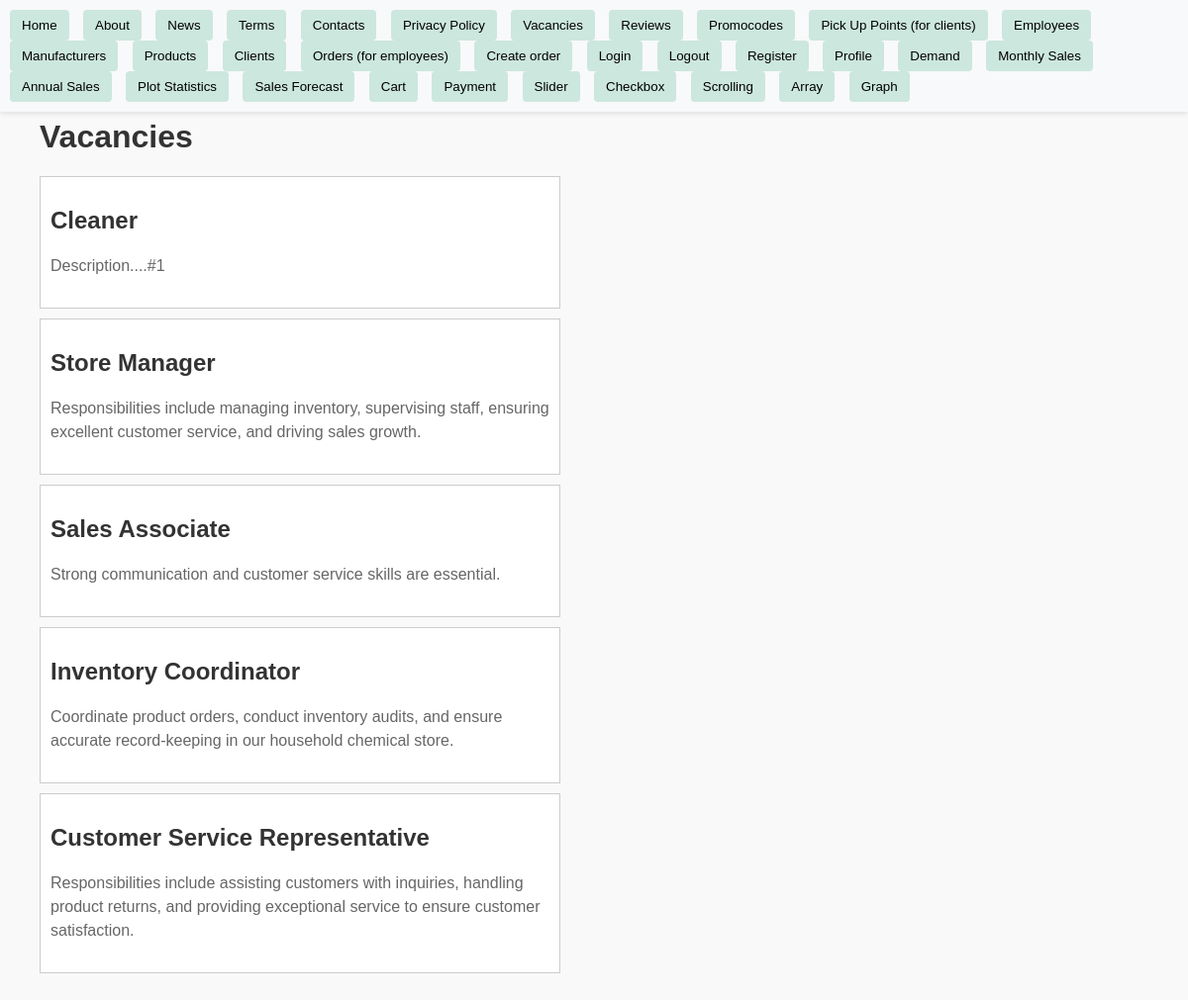
Page /vacancies/ on the committed database.
### store/models.py (models this page shows, shortened)
class Vacancy(models.Model):
    title = models.CharField(max_length=100)
    description = models.TextField()

### store/views/pages_views.py (the view)
# urls.py: path("vacancies/", vacancies_page_view, name="vacancies"),
def vacancies_page_view(request):
    vacancies = Vacancy.objects.all()
    context = {"vacancies": vacancies}
    logger.log(settings.LOGGING_LEVELS["info"], "VIEW: vacancies_page_view")
    return render(request, "pages/vacancies_page.html", context)

### store/templates/pages/vacancies_page.html (shortened to what this page needs)
{% extends "base.html" %}
{% block content%}
    <h1>Vacancies</h1>
    <ul>
        {% for vacancy in vacancies %}
        <li>
            <h2>{{ vacancy.title }}</h2>
            <p>{{ vacancy.description }}</p>
        </li>
        {% endfor %}
    </ul>
{% endblock content %}

### static/styles.css (style rules this page uses)
p { font-family: Arial, sans-serif; font-size: 16px; color: #333; line-height: 1.5; margin-bottom: 20px; }
body { background-color: #cce7dd; }

### store/templates/pages/vacancies_page.html (style rules this page uses)
body { font-family: Arial, sans-serif; background-color: #f9f9f9; margin: 20px; padding: 20px; }
h1 { color: #333; margin-top: 20px; }
ul { list-style-type: none; padding: 0; margin: 0; }
li { background-color: #fff; border: 1px solid #ccc; margin-bottom: 10px; padding: 10px; float: center; width: 45%; }
li:nth-child(odd) { clear: both; }
h2 { color: #333; }
p { color: #666; }

### rows in the picture
Vacancy: title "Cleaner", description "Description....#1"
Vacancy: title "Store Manager", description "Responsibilities include managing inventory, supervising staff, ensuring excellent customer service, and driving sales growth."
Vacancy: title "Sales Associate", description "Strong communication and customer service skills are essential."
Vacancy: title "Inventory Coordinator", description "Coordinate product orders, conduct inventory audits, and ensure accurate record-keeping in our household chemical store."
Vacancy: title "Customer Service Representative", description "Responsibilities include assisting customers with inquiries, handling product returns, and providing exceptional service to ensure customer satisfaction."
